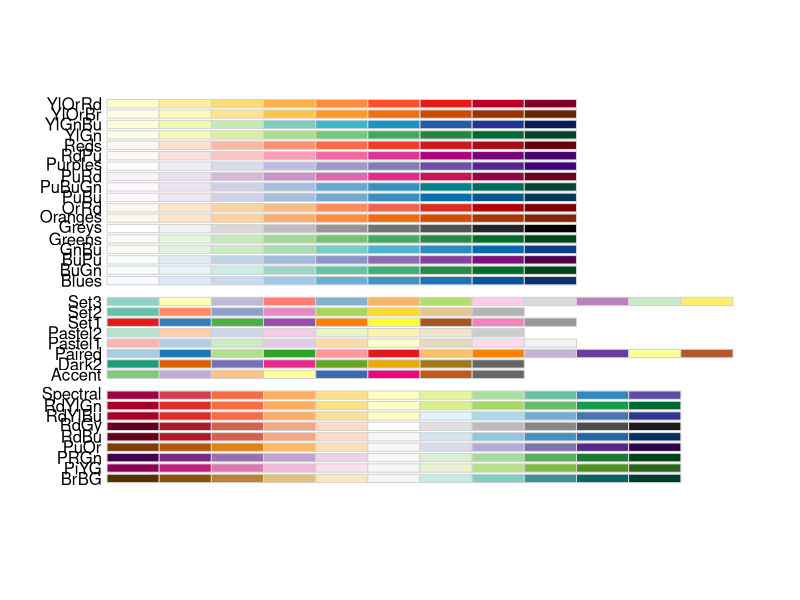
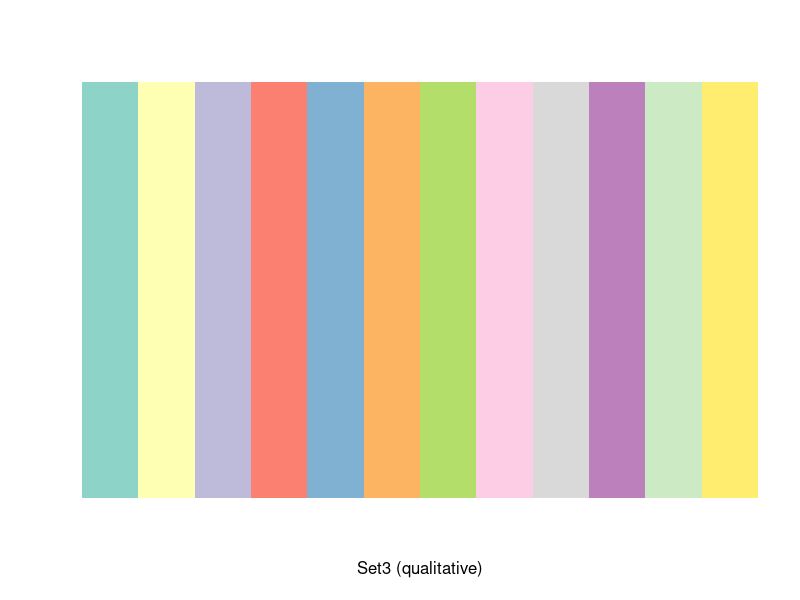
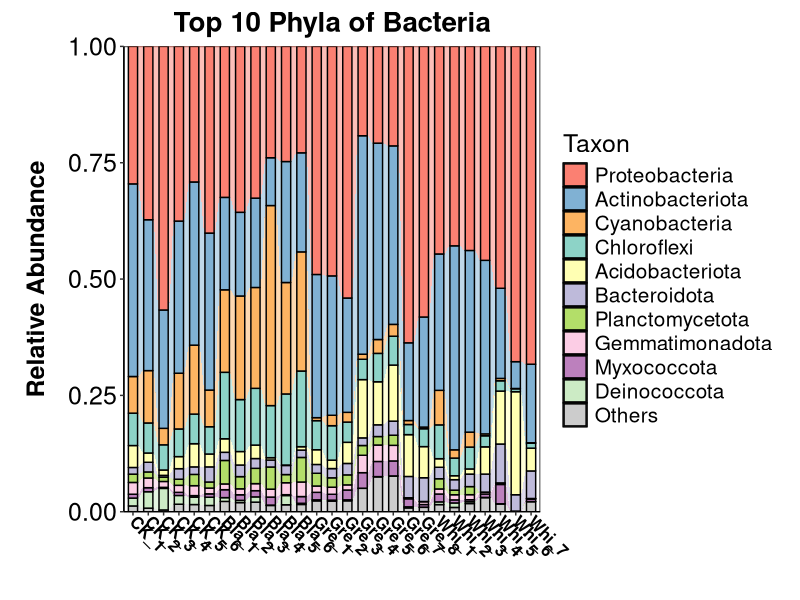
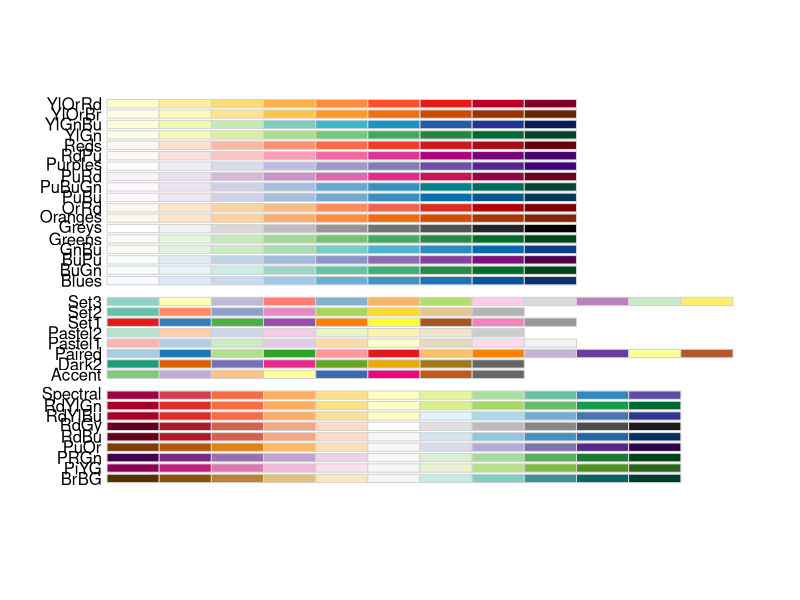
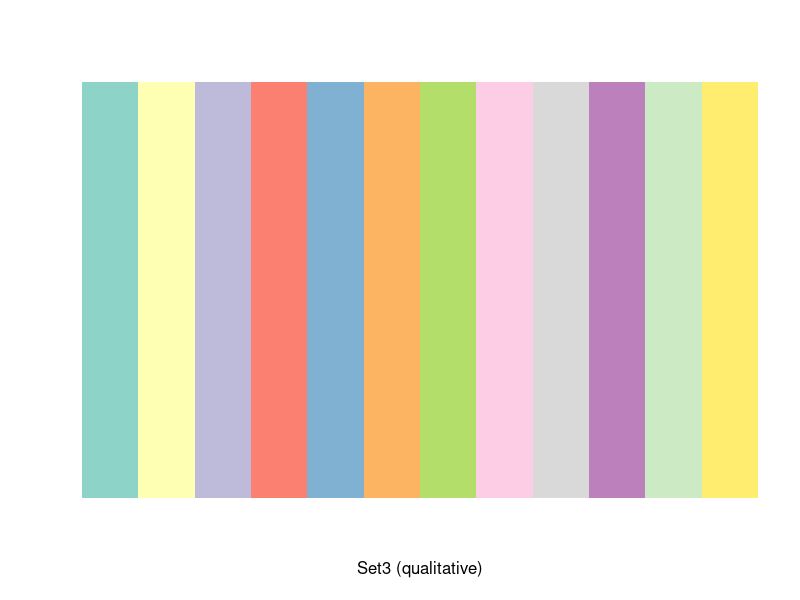
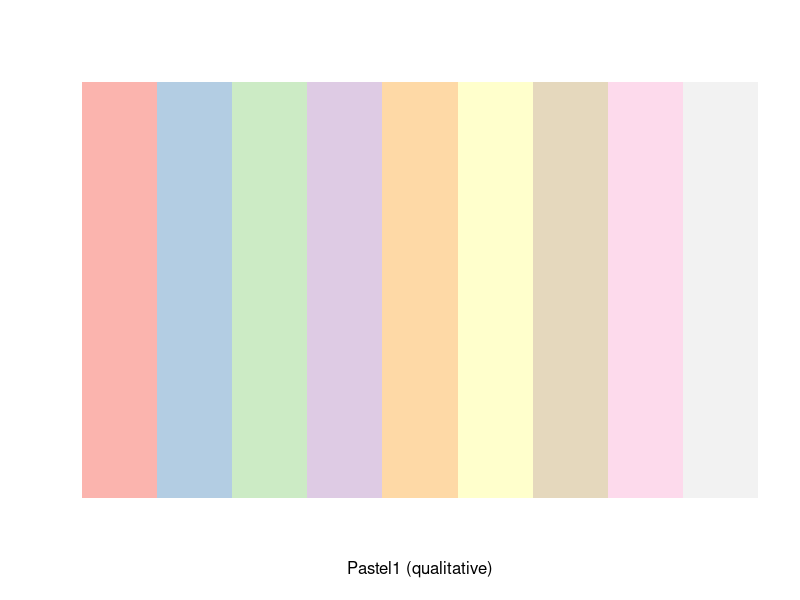
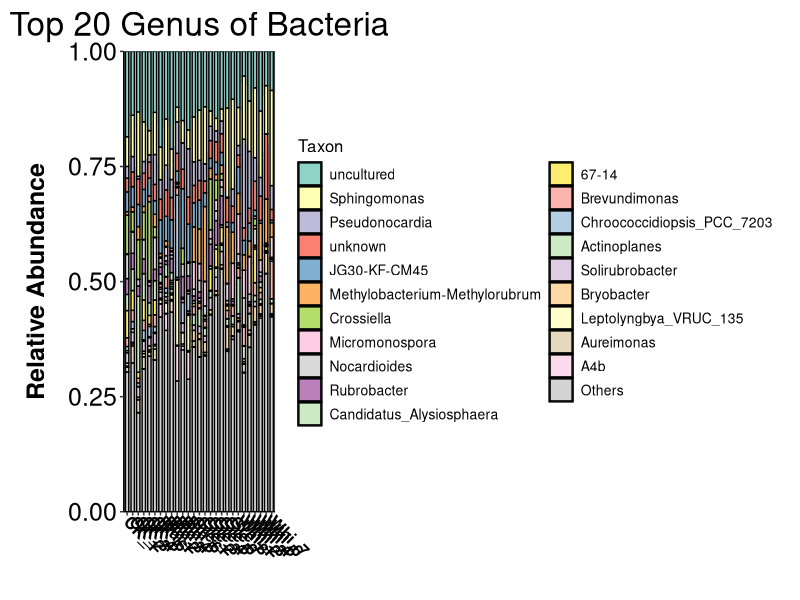

Reproduce these figures in R, in order.

rm(list=ls())


abundance <- read.table("Taxonomy_16S_2Phylum.txt",header = TRUE, sep = "\t")

library(tidyverse)
abundance_tmp<-separate(data=abundance, col=Phylum, 
                              into = c("Kingdom","Phylum"),
                              sep = "\\|")
abundance_tmp<-abundance_tmp[,-1]

unknown_tmp<-abundance_tmp[abundance_tmp$Phylum=="unknown",]
unknown<-apply(unknown_tmp[,2:length(colnames(unknown_tmp))],2,sum)
unknown<-as.data.frame(unknown)
unknown<-t(unknown)
unknown<-as.data.frame(unknown)
unknown$Phylum<-c("unknown")

uncultured_tmp<-abundance_tmp[abundance_tmp$Phylum=="uncultured",]
uncultured<-apply(uncultured_tmp[,2:length(colnames(uncultured_tmp))],2,sum)
uncultured<-as.data.frame(uncultured)
uncultured<-t(uncultured)
uncultured<-as.data.frame(uncultured)
uncultured$Phylum<-c("uncultured")
uncultured<-as.data.frame(uncultured)

abundance_tmp_1<-filter(abundance_tmp,abundance_tmp$Phylum!="unknown") 
abundance_tmp_2<-filter(abundance_tmp_1,abundance_tmp_1$Phylum!="uncultured") 
abundance_tmp<-rbind(abundance_tmp_2,uncultured,unknown)


abundance<-abundance_tmp
rm(abundance_tmp,abundance_tmp_1,abundance_tmp_2,
   unknown,unknown_tmp,uncultured,uncultured_tmp )

f.abundance<-abundance[,-1]
rownames(f.abundance)<-abundance$Phylum
f.abundance<-f.abundance/100
Leshan_16S_abundance<-f.abundance


sum <- apply(Leshan_16S_abundance,1,sum) 
Leshan_16S_abundance <- cbind(Leshan_16S_abundance,sum)
Leshan_16S_abundance <- as.data.frame(Leshan_16S_abundance)
Leshan_16S_abundance <- Leshan_16S_abundance[order(Leshan_16S_abundance[,"sum"],decreasing = T),]
Leshan_16S_abundance <- subset(Leshan_16S_abundance, select = -sum)

Leshan_16S_abundance <- Leshan_16S_abundance[1:10,]
Leshan_16S_abundance <- t(Leshan_16S_abundance)
sum <- apply(Leshan_16S_abundance,1,sum) 
Others <- 1-sum
Leshan_16S_abundance <- cbind(Leshan_16S_abundance,Others)
Leshan_16S_abundance <- t(Leshan_16S_abundance)

Leshan_16S_abundance<-t(Leshan_16S_abundance)
Leshan_16S_abundance<-as.data.frame(Leshan_16S_abundance)
Leshan_16S_abundance$X<-c(rownames(Leshan_16S_abundance))
Leshan_16S_abundance<-Leshan_16S_abundance[order(Leshan_16S_abundance$X),]
Leshan_16S_abundance<-subset(Leshan_16S_abundance, select = -X)
Leshan_16S_abundance<-t(Leshan_16S_abundance)

Leshan_16S_abundance<-Leshan_16S_abundance[,c(7:12,1:6,13:length(colnames(Leshan_16S_abundance)))]

file_Leshan_16S_abundance<-round(Leshan_16S_abundance*100,digits=2)
write.csv(file_Leshan_16S_abundance, file="Leshan_16S_Phyla.csv", quote = FALSE)

library(reshape2)
taxon <- melt(Leshan_16S_abundance)
colnames(taxon) <- c("Taxon","variable","value")
library(ggplot2)
library(ggalluvial)


library(RColorBrewer)
display.brewer.all()
display.brewer.pal(12,'Set3')
brewer.pal(12,'Set3')

Palette <- c(brewer.pal(12,'Set3'))
# Palette<-Palette[c(1:8,10:11,9)]
# Palette<-Palette[c(4:6,1:3,7:11)]
# [1] "#FB8072" "#80B1D3" "#FDB462" "#8DD3C7" "#FFFFB3" "#BEBADA" "#B3DE69"
# [8] "#FCCDE5" "#BC80BD" "#CCEBC5" "#D9D9D9"
rownames(file_Leshan_16S_abundance)
Palette<-c("Proteobacteria"="#FB8072", "Actinobacteriota" ="#80B1D3",
           "Cyanobacteria"="#FDB462", "Chloroflexi"="#8DD3C7",
           "Acidobacteriota"="#FFFFB3","Bacteroidota"="#BEBADA",
           "Planctomycetota"="#B3DE69", "Gemmatimonadota"="#FCCDE5",
           "Myxococcota"="#BC80BD","Deinococcota"="#CCEBC5",
           "Others"="grey80")

p <- ggplot(data = taxon,aes(x = variable, y = value, alluvium = Taxon, stratum = Taxon))
p1 <- p + geom_alluvium(aes(fill = Taxon),alpha = .5,width = 0.6) + 
  geom_stratum(aes(fill = Taxon),width = 0.6)
p2 <- p1 + ylab(label = "Relative Abundance") + xlab(label = "")
p3 <- p2 + scale_fill_manual(values = Palette) +
  theme_bw()+ theme(panel.grid=element_blank()) + 
  theme(panel.border = element_blank()) +
  theme(panel.background=element_rect(fill='transparent', color='black'),plot.margin = unit(c(3,5,1,1),"mm")) +

 theme(axis.text.x=element_text(colour="black",size=12,face = "bold",angle = -45,vjust = 0.5,hjust = 0)) + 
 theme(axis.text.y=element_text(colour = "black",size = 18)) + 
  theme(axis.line = element_line(colour = "black"))+
 theme(axis.title.y = element_text(size = 18,face = "bold",margin = unit(c(0,1,0,1),"lines")))+
  scale_y_continuous(expand = c(0,0))
p5 <- p3 + theme(legend.text = element_text(colour = "black",size = 15)) + 
  theme(legend.title = element_text(size = 18,colour = "black")) + 
  labs(title = "Top 10 Phyla of Bacteria")+
  theme(text=element_text(size=20))+
  theme(plot.title = element_text(hjust = 0.5,size = 20,face = "bold")) 
p5
#export PDF_4*12inches


















rm(list=ls())
library(RColorBrewer)
display.brewer.all()
display.brewer.pal(12,'Set3')
display.brewer.pal(9,'Pastel1')
brewer.pal(12,'Set3')
brewer.pal(9,'Pastel1')

Palette_Set3 <- c(brewer.pal(12,'Set3'))
Palette_Pastel1<-c(brewer.pal(8,'Pastel1'))
Palette<-c(Palette_Set3,Palette_Pastel1,"lightgray")



abundance <- read.table("Taxonomy_16S_6Genus.txt",header = TRUE, sep = "\t")

library(tidyverse)
abundance_tmp<-abundance
abundance_tmp<-separate(data=abundance, col=Genus, 
                        into = c("Kingdom","Phylum", "Class", "Order", "Family", "Genus"),
                        sep = "\\|")
abundance_tmp<-abundance_tmp[,-c(1:5)]

unknown_tmp<-abundance_tmp[abundance_tmp$Genus=="unknown",]
unknown<-apply(unknown_tmp[,2:length(colnames(unknown_tmp))],2,sum)
unknown<-as.data.frame(unknown)
unknown<-t(unknown)
unknown<-as.data.frame(unknown)
unknown$Genus<-c("unknown")

uncultured_tmp<-abundance_tmp[abundance_tmp$Genus=="uncultured",]
uncultured<-apply(uncultured_tmp[,2:length(colnames(uncultured_tmp))],2,sum)
uncultured<-as.data.frame(uncultured)
uncultured<-t(uncultured)
uncultured<-as.data.frame(uncultured)
uncultured$Genus<-c("uncultured")
uncultured<-as.data.frame(uncultured)

abundance_tmp_1<-filter(abundance_tmp,abundance_tmp$Genus!="unknown") 
abundance_tmp_2<-filter(abundance_tmp_1,abundance_tmp_1$Genus!="uncultured") 
abundance_tmp<-rbind(abundance_tmp_2,uncultured,unknown)


abundance<-abundance_tmp
rm(abundance_tmp,abundance_tmp_1,abundance_tmp_2,
   unknown,unknown_tmp,uncultured,uncultured_tmp )

f.abundance<-abundance[,-1]
rownames(f.abundance)<-abundance$Genus

f.abundance<-f.abundance/100

Leshan_16S_abundance<-f.abundance


sum <- apply(Leshan_16S_abundance,1,sum) 
Leshan_16S_abundance <- cbind(Leshan_16S_abundance,sum)
Leshan_16S_abundance <- as.data.frame(Leshan_16S_abundance)
Leshan_16S_abundance <- Leshan_16S_abundance[order(Leshan_16S_abundance[,"sum"],decreasing = T),]
Leshan_16S_abundance <- subset(Leshan_16S_abundance, select = -sum)

Leshan_16S_abundance <- Leshan_16S_abundance[1:20,]
Leshan_16S_abundance <- t(Leshan_16S_abundance)
sum <- apply(Leshan_16S_abundance,1,sum) 
Others <- 1-sum
Leshan_16S_abundance <- cbind(Leshan_16S_abundance,Others)
Leshan_16S_abundance <- t(Leshan_16S_abundance)

Leshan_16S_abundance<-t(Leshan_16S_abundance)
Leshan_16S_abundance<-as.data.frame(Leshan_16S_abundance)
Leshan_16S_abundance$X<-c(rownames(Leshan_16S_abundance))
Leshan_16S_abundance<-Leshan_16S_abundance[order(Leshan_16S_abundance$X),]
Leshan_16S_abundance<-subset(Leshan_16S_abundance, select = -X)
Leshan_16S_abundance<-t(Leshan_16S_abundance)

Leshan_16S_abundance<-Leshan_16S_abundance[,c(7:12,1:6,13:length(colnames(Leshan_16S_abundance)))]

file_Leshan_16S_abundance<-round(Leshan_16S_abundance*100,digits=2)
write.csv(file_Leshan_16S_abundance, file="Leshan_16S_Genus.csv", quote = FALSE)

library(reshape2)
taxon <- melt(Leshan_16S_abundance)
colnames(taxon) <- c("Taxon","variable","value")
library(ggplot2)
library(ggalluvial)

p <- ggplot(data = taxon,aes(x = variable, y = value, alluvium = Taxon, stratum = Taxon))
p1 <- p + geom_alluvium(aes(fill = Taxon),alpha = .5,width = 0.6) + 
  geom_stratum(aes(fill = Taxon),width = 0.6)
p2 <- p1 + ylab(label = "Relative Abundance") + xlab(label = "")
p3 <- p2 + scale_fill_manual(values = Palette) +
  theme_bw()+ theme(panel.grid=element_blank()) + 
  theme(panel.border = element_blank()) +
  theme(panel.background=element_rect(fill='transparent', color='black'),plot.margin = unit(c(3,5,1,1),"mm")) +

  theme(axis.text.x=element_text(colour="black",size=12,face = "bold",angle = -45,vjust = 0.5,hjust = 0)) + 
  theme(axis.text.y=element_text(colour = "black",size = 18)) + 
  theme(axis.line = element_line(colour = "black"))+
  theme(axis.title.y = element_text(size = 18,face = "bold",margin = unit(c(0,1,0,1),"lines")))+
  scale_y_continuous(expand = c(0,0))
p5 <- p3 + theme(legend.text = element_text(colour = "black",size = 10)) + 
  theme(legend.title = element_text(size = 12,colour = "black")) + 
  labs(title = "Top 20 Genus of Bacteria")+
  theme(text=element_text(size=20))+
  theme(plot.title = element_text(hjust = 0.5)) 
p5
#PDF_4*12inches


















